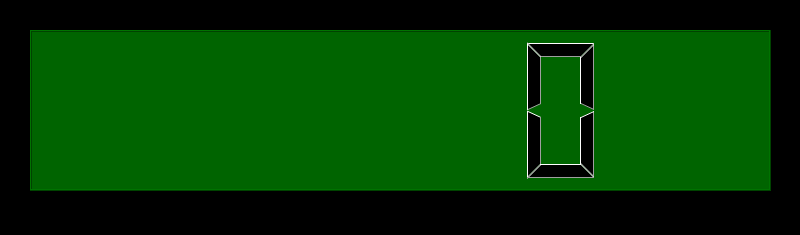
<?xml version="1.0" encoding="UTF-8"?>
<ui version="4.0">
 <class>MainWindow</class>
 <widget class="QMainWindow" name="MainWindow">
  <property name="geometry">
   <rect>
    <x>0</x>
    <y>0</y>
    <width>800</width>
    <height>235</height>
   </rect>
  </property>
  <property name="windowTitle">
   <string>MainWindow</string>
  </property>
  <property name="styleSheet">
   <string notr="true">QWidget {

background-color: black;

}</string>
  </property>
  <widget class="QWidget" name="centralwidget">
   <widget class="QLCDNumber" name="lcdNumber">
    <property name="geometry">
     <rect>
      <x>30</x>
      <y>30</y>
      <width>741</width>
      <height>161</height>
     </rect>
    </property>
    <property name="styleSheet">
     <string notr="true">QLCDNumber {

background-color: darkgreen;

}</string>
    </property>
   </widget>
  </widget>
  <widget class="QMenuBar" name="menubar">
   <property name="geometry">
    <rect>
     <x>0</x>
     <y>0</y>
     <width>800</width>
     <height>21</height>
    </rect>
   </property>
  </widget>
  <widget class="QStatusBar" name="statusbar"/>
 </widget>
 <resources/>
 <connections/>
</ui>
